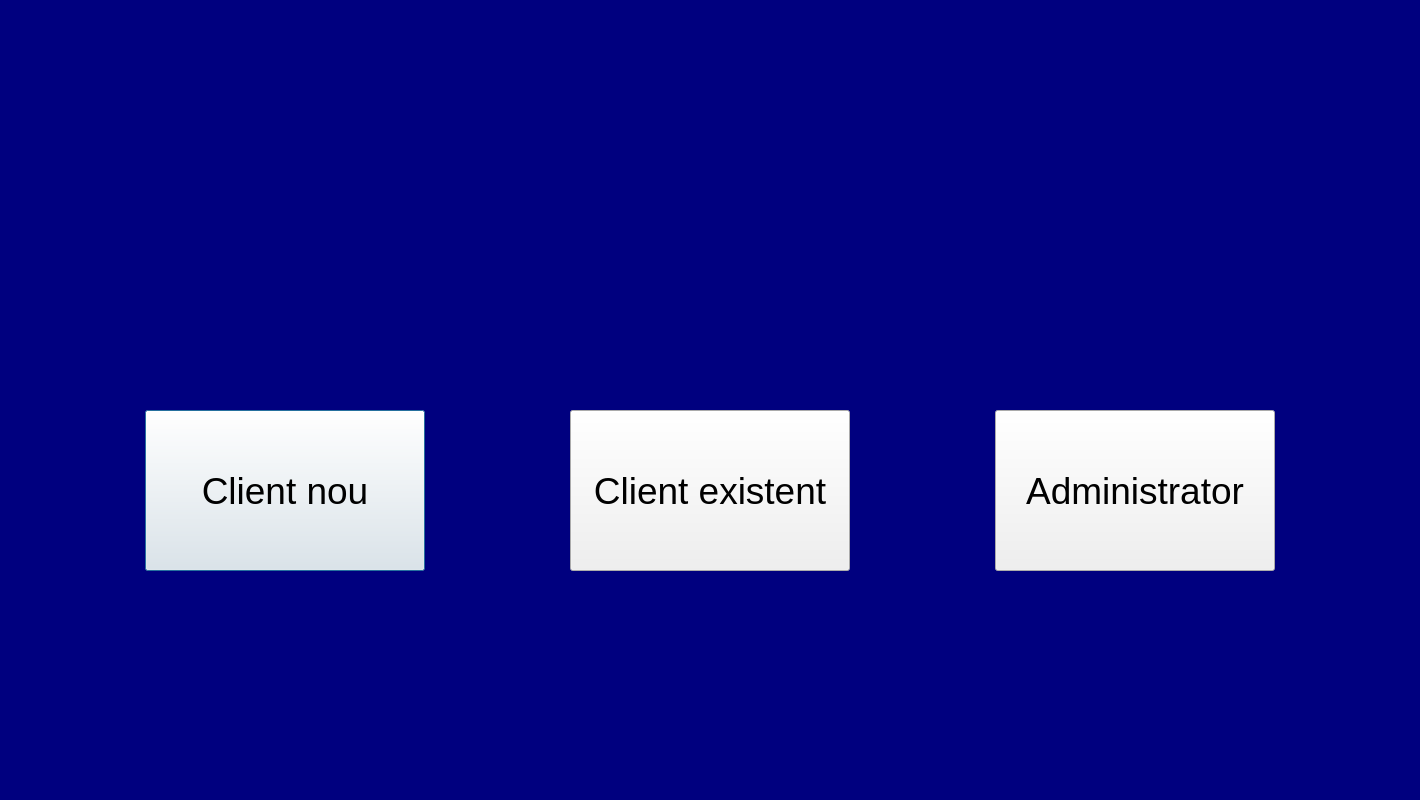
<?xml version="1.0" encoding="UTF-8"?>
<ui version="4.0">
 <class>Dialog</class>
 <widget class="QDialog" name="Dialog">
  <property name="geometry">
   <rect>
    <x>0</x>
    <y>0</y>
    <width>1420</width>
    <height>800</height>
   </rect>
  </property>
  <property name="windowTitle">
   <string>Dialog</string>
  </property>
  <property name="styleSheet">
   <string notr="true">background-color: rgb(0, 0, 127);
</string>
  </property>
  <widget class="QLabel" name="label">
   <property name="geometry">
    <rect>
     <x>485</x>
     <y>80</y>
     <width>450</width>
     <height>100</height>
    </rect>
   </property>
   <property name="font">
    <font>
     <pointsize>72</pointsize>
    </font>
   </property>
   <property name="styleSheet">
    <string notr="true">color: rgb(255, 255, 255);</string>
   </property>
   <property name="text">
    <string/>
   </property>
   <property name="pixmap">
    <pixmap>logo.png</pixmap>
   </property>
   <property name="scaledContents">
    <bool>false</bool>
   </property>
   <property name="alignment">
    <set>Qt::AlignCenter</set>
   </property>
  </widget>
  <widget class="QPushButton" name="clientNou">
   <property name="geometry">
    <rect>
     <x>145</x>
     <y>410</y>
     <width>280</width>
     <height>161</height>
    </rect>
   </property>
   <property name="font">
    <font>
     <pointsize>28</pointsize>
    </font>
   </property>
   <property name="styleSheet">
    <string notr="true">background-color: rgb(240, 240, 240);</string>
   </property>
   <property name="text">
    <string>Client nou</string>
   </property>
  </widget>
  <widget class="QPushButton" name="clientExistent">
   <property name="geometry">
    <rect>
     <x>570</x>
     <y>410</y>
     <width>280</width>
     <height>161</height>
    </rect>
   </property>
   <property name="font">
    <font>
     <pointsize>28</pointsize>
    </font>
   </property>
   <property name="styleSheet">
    <string notr="true">background-color: rgb(240, 240, 240);</string>
   </property>
   <property name="text">
    <string>Client existent</string>
   </property>
  </widget>
  <widget class="QPushButton" name="administrator">
   <property name="geometry">
    <rect>
     <x>995</x>
     <y>410</y>
     <width>280</width>
     <height>161</height>
    </rect>
   </property>
   <property name="font">
    <font>
     <pointsize>28</pointsize>
    </font>
   </property>
   <property name="styleSheet">
    <string notr="true">background-color: rgb(240, 240, 240);</string>
   </property>
   <property name="text">
    <string>Administrator</string>
   </property>
  </widget>
 </widget>
 <resources/>
 <connections/>
</ui>
